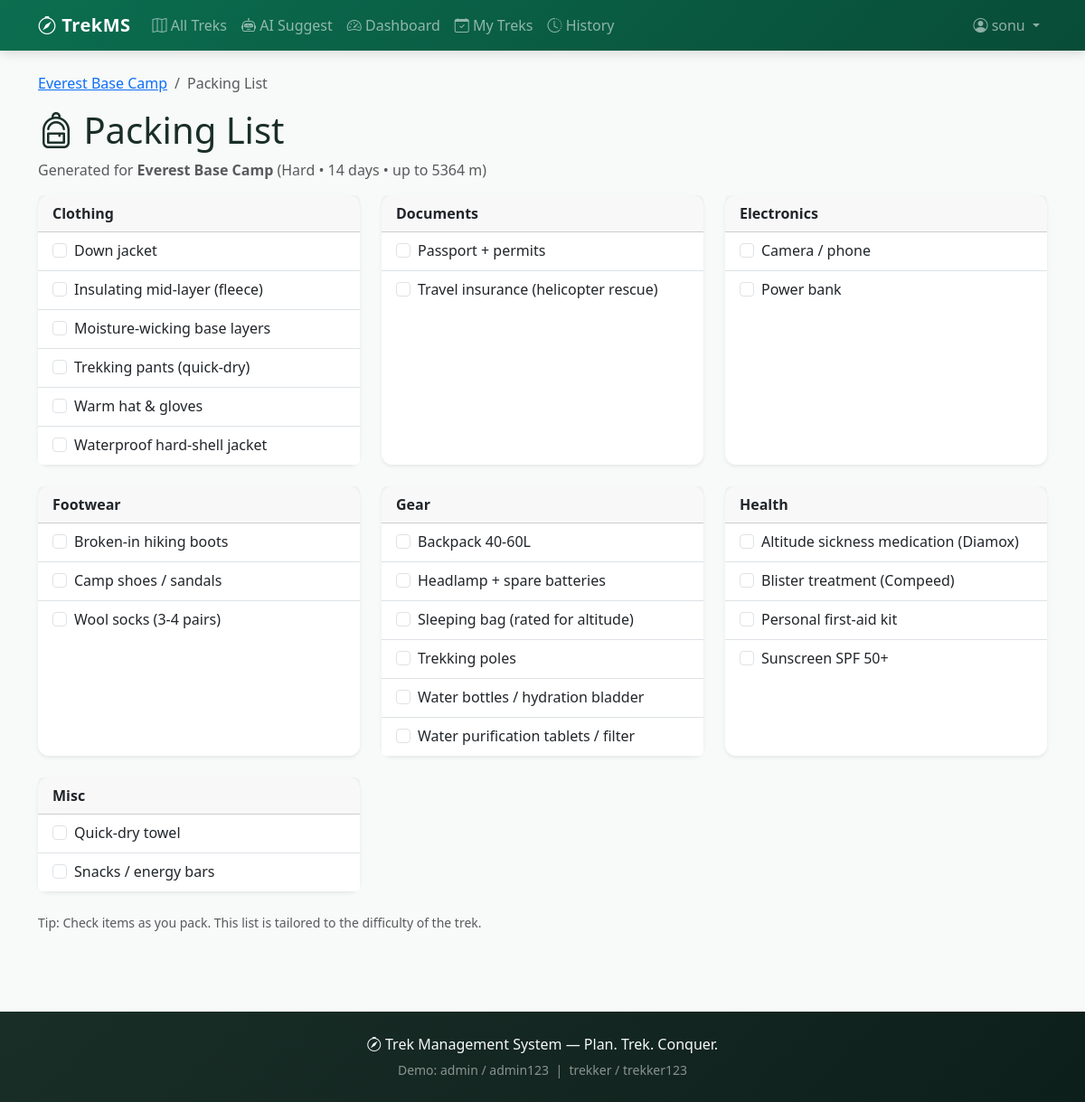
Page /packing/1 (signed in) on the committed database.
### tables this page shows
CREATE TABLE users (
            id INTEGER PRIMARY KEY AUTOINCREMENT,
            username TEXT UNIQUE NOT NULL,
            email TEXT UNIQUE NOT NULL,
            password_hash TEXT NOT NULL,
            full_name TEXT,
            fitness_level TEXT DEFAULT 'intermediate',
            is_admin INTEGER DEFAULT 0,
            created_at TEXT
        );

CREATE TABLE treks (
            id INTEGER PRIMARY KEY AUTOINCREMENT,
            name TEXT NOT NULL,
            location TEXT NOT NULL,
            country TEXT,
            difficulty TEXT NOT NULL,
            duration_days INTEGER NOT NULL,
            distance_km REAL,
            max_elevation_m INTEGER,
            best_season TEXT,
            description TEXT,
            highlights TEXT,
            price_usd REAL DEFAULT 0,
            image_url TEXT,
            lat REAL,
            lng REAL,
            end_lat REAL,
            end_lng REAL,
            is_active INTEGER DEFAULT 1,
            created_at TEXT
        );

CREATE TABLE packing_items (
            id INTEGER PRIMARY KEY AUTOINCREMENT,
            category TEXT NOT NULL,
            item_name TEXT NOT NULL,
            difficulty_min TEXT DEFAULT 'easy'
        );

### app.py (the view)
@app.route("/packing/<int:trek_id>")
@login_required
def packing_list(trek_id):
    conn = get_db()
    trek = conn.execute("SELECT * FROM treks WHERE id = ?", (trek_id,)).fetchone()
    if not trek:
        flash("Trek not found.", "warning")
        return redirect(url_for("treks_list"))
    diff_order = {"easy": 1, "moderate": 2, "hard": 3}
    trek_level = diff_order.get(trek["difficulty"], 2)
    items = conn.execute("SELECT * FROM packing_items ORDER BY category, item_name").fetchall()
    conn.close()
    filtered = [i for i in items if diff_order.get(i["difficulty_min"], 1) <= trek_level]
    grouped = {}
    for item in filtered:
        grouped.setdefault(item["category"], []).append(item["item_name"])
    return render_template("packing.html", trek=trek, grouped=grouped)

### app.py (called while the page is built)
def get_db():
    conn = sqlite3.connect(DATABASE)
    conn.row_factory = sqlite3.Row
    return conn

@login_manager.user_loader
def load_user(user_id):
    conn = get_db()
    row = conn.execute("SELECT * FROM users WHERE id = ?", (user_id,)).fetchone()
    conn.close()
    return User(row) if row else None

### templates/packing.html (shortened to what this page needs)
{% extends "base.html" %}
{% block content %}
<nav aria-label="breadcrumb">
  <ol class="breadcrumb">
    <li class="breadcrumb-item"><a href="{{ url_for('trek_detail', trek_id=trek.id) }}">{{ trek.name }}</a></li>
    <li class="breadcrumb-item active">Packing List</li>
  </ol>
</nav>
<h1 class="mb-2"><i class="bi bi-backpack"></i> Packing List</h1>
<p class="text-muted">Generated for <strong>{{ trek.name }}</strong>
  ({{ trek.difficulty|capitalize }} &bull; {{ trek.duration_days }} days
  {% if trek.max_elevation_m %}&bull; up to {{ trek.max_elevation_m }} m{% endif %})
</p>
<div class="row g-4">
  {% for category, items in grouped.items() %}
  <div class="col-md-6 col-lg-4">
    <div class="card shadow-sm h-100">
      <div class="card-header fw-bold">{{ category }}</div>
      <ul class="list-group list-group-flush">
        {% for item in items %}
        <li class="list-group-item">
          <div class="form-check">
            <input class="form-check-input" type="checkbox" id="item-{{ loop.index0 }}-{{ category }}">
            <label class="form-check-label" for="item-{{ loop.index0 }}-{{ category }}">{{ item }}</label>
          </div>
        </li>
        {% endfor %}
      </ul>
    </div>
  </div>
  {% endfor %}
</div>
<p class="mt-4 text-muted small">
  Tip: Check items as you pack. This list is tailored to the difficulty of the trek.
</p>
{% endblock %}

### templates/base.html (shortened to what this page needs)
<!DOCTYPE html>
<html lang="en">
<head>
  <link href="https://cdn.jsdelivr.net/npm/bootstrap@5.3.3/dist/css/bootstrap.min.css" rel="stylesheet">
  <link href="https://cdn.jsdelivr.net/npm/bootstrap-icons@1.11.3/font/bootstrap-icons.min.css" rel="stylesheet">
  <link rel="stylesheet" href="https://unpkg.com/leaflet@1.9.4/dist/leaflet.css">
  <link href="{{ url_for('static', filename='css/style.css') }}" rel="stylesheet">
</head>
<body>
  <nav class="navbar navbar-expand-lg navbar-dark bg-trek sticky-top">
    <div class="container">
      <a class="navbar-brand fw-bold" href="{% if current_user.is_authenticated and current_user.is_admin %}{{ url_for('admin_dashboard') }}{% elif current_user.is_authenticated %}{{ url_for('user_dashboard') }}{% else %}{{ url_for('index') }}{% endif %}">
        <i class="bi bi-compass"></i> TrekMS
      </a>
      <div class="collapse navbar-collapse" id="nav">
        <ul class="navbar-nav me-auto">
          <li class="nav-item"><a class="nav-link" href="{{ url_for('treks_list') }}"><i class="bi bi-map"></i> All Treks</a></li>
          <li class="nav-item"><a class="nav-link" href="{{ url_for('ai_suggest') }}"><i class="bi bi-robot"></i> AI Suggest</a></li>
          {% if current_user.is_authenticated %}
          {% if not current_user.is_admin %}
          <li class="nav-item"><a class="nav-link" href="{{ url_for('user_dashboard') }}"><i class="bi bi-speedometer2"></i> Dashboard</a></li>
          {% endif %}
          <li class="nav-item"><a class="nav-link" href="{{ url_for('my_treks') }}"><i class="bi bi-calendar-check"></i> My Treks</a></li>
          <li class="nav-item"><a class="nav-link" href="{{ url_for('user_history') }}"><i class="bi bi-clock-history"></i> History</a></li>
          {% endif %}
        </ul>
        <ul class="navbar-nav">
          {% if current_user.is_authenticated %}
          <li class="nav-item dropdown">
            <a class="nav-link dropdown-toggle" href="#" data-bs-toggle="dropdown">
              <i class="bi bi-person-circle"></i> {{ current_user.username }}
            </a>
          </li>
          {% endif %}
        </ul>
      </div>
    </div>
  </nav>
  <main class="container my-4">
    {% block content %}{% endblock %}
  </main>
  <footer class="text-light py-4 mt-5">
    <div class="container text-center">
      <p class="mb-1"><i class="bi bi-compass"></i> Trek Management System &mdash; Plan. Trek. Conquer.</p>
      <small class="text-white-50">Demo: admin / admin123 &nbsp;|&nbsp; trekker / trekker123</small>
    </div>
  </footer>
</body>
</html>

### static/css/style.css (style rules this page uses)
:root { --trek-primary: #0b6e4f; --trek-dark: #084c37; --trek-light: #e6f4ef; --trek-accent: #f4a261; --trek-soft: #f7faf8; --shadow: 0 4px 20px rgba(0,0,0,0.08); --radius: 12px; }
* { box-sizing: border-box; }
body { background: var(--trek-soft); min-height: 100vh; display: flex; flex-direction: column; font-family: 'Segoe UI', system-ui, -apple-system, sans-serif; color: #1a2e28; }
main { flex: 1; }
.bg-trek { background: linear-gradient(135deg, var(--trek-primary), var(--trek-dark)) !important; box-shadow: 0 2px 12px rgba(0,0,0,0.15); }
.navbar-brand { letter-spacing: 0.5px; }
.nav-link { font-weight: 500; transition: opacity 0.2s; }
.card { border: none; border-radius: var(--radius); box-shadow: var(--shadow); }
footer { background: linear-gradient(135deg, #1a2e28, #0d1f1a) !important; }

### rows in the picture
users: username "sonu"
treks: name "Everest Base Camp", difficulty "Hard", duration_days "14", max_elevation_m "5364"
packing_items: category "Clothing", item_name "Down jacket"
packing_items: item_name "Insulating mid-layer (fleece)"
packing_items: item_name "Moisture-wicking base layers"
packing_items: item_name "Trekking pants (quick-dry)"
packing_items: item_name "Warm hat & gloves"
packing_items: item_name "Waterproof hard-shell jacket"
packing_items: category "Documents", item_name "Passport + permits"
packing_items: item_name "Travel insurance (helicopter rescue)"
packing_items: category "Electronics", item_name "Camera / phone"
packing_items: item_name "Power bank"
packing_items: category "Footwear", item_name "Broken-in hiking boots"
packing_items: item_name "Camp shoes / sandals"
packing_items: item_name "Wool socks (3-4 pairs)"
packing_items: category "Gear", item_name "Backpack 40-60L"
packing_items: item_name "Headlamp + spare batteries"
packing_items: item_name "Sleeping bag (rated for altitude)"
packing_items: item_name "Trekking poles"
packing_items: item_name "Water bottles / hydration bladder"
packing_items: item_name "Water purification tablets / filter"
packing_items: category "Health", item_name "Altitude sickness medication (Diamox)"
packing_items: item_name "Blister treatment (Compeed)"
packing_items: item_name "Personal first-aid kit"
packing_items: item_name "Sunscreen SPF 50+"
packing_items: category "Misc", item_name "Quick-dry towel"
packing_items: item_name "Snacks / energy bars"
